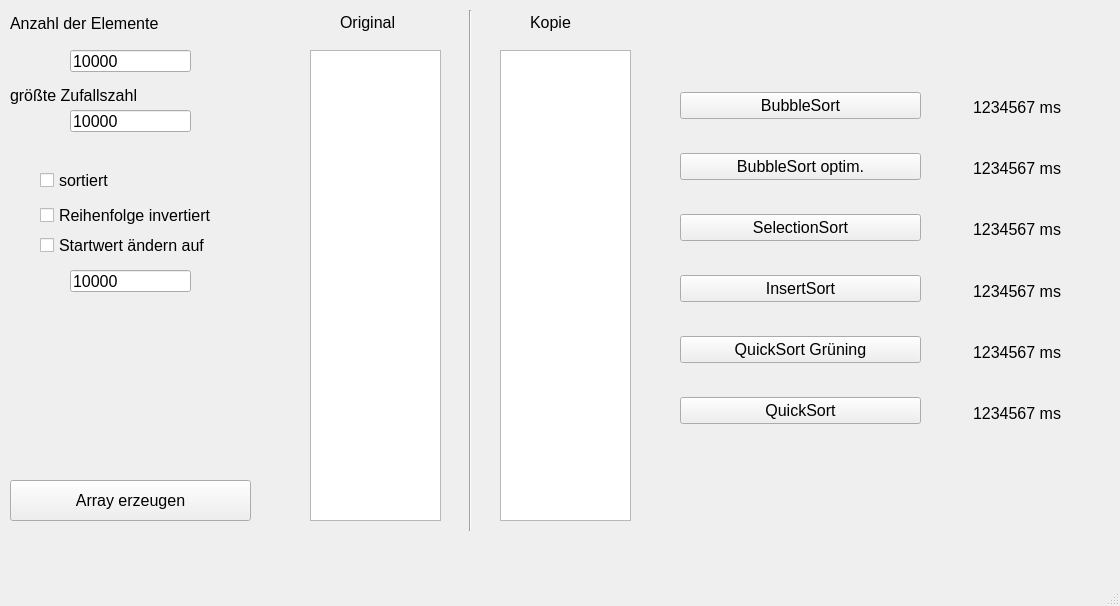
<?xml version="1.0" encoding="UTF-8"?>
<ui version="4.0">
 <class>MainWindow</class>
 <widget class="QMainWindow" name="MainWindow">
  <property name="geometry">
   <rect>
    <x>0</x>
    <y>0</y>
    <width>1120</width>
    <height>606</height>
   </rect>
  </property>
  <property name="font">
   <font>
    <pointsize>12</pointsize>
   </font>
  </property>
  <property name="windowTitle">
   <string>MainWindow</string>
  </property>
  <widget class="QWidget" name="centralwidget">
   <widget class="QLineEdit" name="edtAnzahlDerElemente">
    <property name="geometry">
     <rect>
      <x>70</x>
      <y>50</y>
      <width>121</width>
      <height>22</height>
     </rect>
    </property>
    <property name="font">
     <font>
      <pointsize>12</pointsize>
     </font>
    </property>
    <property name="text">
     <string>10000</string>
    </property>
   </widget>
   <widget class="QLabel" name="label">
    <property name="geometry">
     <rect>
      <x>10</x>
      <y>80</y>
      <width>181</width>
      <height>31</height>
     </rect>
    </property>
    <property name="font">
     <font>
      <pointsize>12</pointsize>
     </font>
    </property>
    <property name="text">
     <string>größte Zufallszahl</string>
    </property>
   </widget>
   <widget class="QLineEdit" name="edtGroessteZufallszahl">
    <property name="geometry">
     <rect>
      <x>70</x>
      <y>110</y>
      <width>121</width>
      <height>22</height>
     </rect>
    </property>
    <property name="font">
     <font>
      <pointsize>12</pointsize>
     </font>
    </property>
    <property name="text">
     <string>10000</string>
    </property>
   </widget>
   <widget class="QCheckBox" name="chkboxSortiert">
    <property name="geometry">
     <rect>
      <x>40</x>
      <y>170</y>
      <width>151</width>
      <height>20</height>
     </rect>
    </property>
    <property name="text">
     <string>sortiert</string>
    </property>
   </widget>
   <widget class="QCheckBox" name="chkboxReihenfolgeInvertiert">
    <property name="geometry">
     <rect>
      <x>40</x>
      <y>200</y>
      <width>221</width>
      <height>31</height>
     </rect>
    </property>
    <property name="text">
     <string>Reihenfolge invertiert</string>
    </property>
   </widget>
   <widget class="QCheckBox" name="chkbxStartwertAendern">
    <property name="geometry">
     <rect>
      <x>40</x>
      <y>230</y>
      <width>221</width>
      <height>31</height>
     </rect>
    </property>
    <property name="text">
     <string>Startwert ändern auf</string>
    </property>
   </widget>
   <widget class="QLineEdit" name="edtStartwert">
    <property name="geometry">
     <rect>
      <x>70</x>
      <y>270</y>
      <width>121</width>
      <height>22</height>
     </rect>
    </property>
    <property name="font">
     <font>
      <pointsize>12</pointsize>
     </font>
    </property>
    <property name="text">
     <string>10000</string>
    </property>
   </widget>
   <widget class="QPushButton" name="btnArrayErzeugen">
    <property name="geometry">
     <rect>
      <x>10</x>
      <y>480</y>
      <width>241</width>
      <height>41</height>
     </rect>
    </property>
    <property name="text">
     <string>Array erzeugen</string>
    </property>
   </widget>
   <widget class="QLabel" name="lblOriginalList">
    <property name="geometry">
     <rect>
      <x>340</x>
      <y>10</y>
      <width>69</width>
      <height>24</height>
     </rect>
    </property>
    <property name="font">
     <font>
      <pointsize>12</pointsize>
     </font>
    </property>
    <property name="text">
     <string>Original</string>
    </property>
   </widget>
   <widget class="QListWidget" name="listOriginal">
    <property name="geometry">
     <rect>
      <x>310</x>
      <y>50</y>
      <width>131</width>
      <height>471</height>
     </rect>
    </property>
    <property name="font">
     <font>
      <pointsize>12</pointsize>
     </font>
    </property>
   </widget>
   <widget class="QLabel" name="lblKopieList">
    <property name="geometry">
     <rect>
      <x>530</x>
      <y>10</y>
      <width>69</width>
      <height>24</height>
     </rect>
    </property>
    <property name="font">
     <font>
      <pointsize>12</pointsize>
     </font>
    </property>
    <property name="text">
     <string>Kopie</string>
    </property>
   </widget>
   <widget class="QListWidget" name="listKopie">
    <property name="geometry">
     <rect>
      <x>500</x>
      <y>50</y>
      <width>131</width>
      <height>471</height>
     </rect>
    </property>
    <property name="font">
     <font>
      <pointsize>12</pointsize>
     </font>
    </property>
   </widget>
   <widget class="Line" name="line">
    <property name="geometry">
     <rect>
      <x>460</x>
      <y>10</y>
      <width>20</width>
      <height>521</height>
     </rect>
    </property>
    <property name="orientation">
     <enum>Qt::Vertical</enum>
    </property>
   </widget>
   <widget class="QWidget" name="layoutWidget_AlgoBtns">
    <property name="geometry">
     <rect>
      <x>680</x>
      <y>64</y>
      <width>241</width>
      <height>391</height>
     </rect>
    </property>
    <layout class="QVBoxLayout" name="verticalLayout_AlgoBtns">
     <item>
      <widget class="QPushButton" name="btnBubbleSort">
       <property name="text">
        <string>BubbleSort</string>
       </property>
      </widget>
     </item>
     <item>
      <widget class="QPushButton" name="btnBubbleSortOptm">
       <property name="text">
        <string>BubbleSort optim.</string>
       </property>
      </widget>
     </item>
     <item>
      <widget class="QPushButton" name="btnSelectionSort">
       <property name="text">
        <string>SelectionSort</string>
       </property>
      </widget>
     </item>
     <item>
      <widget class="QPushButton" name="btnInsertSort">
       <property name="text">
        <string>InsertSort</string>
       </property>
      </widget>
     </item>
     <item>
      <widget class="QPushButton" name="btnQuickSortGruening">
       <property name="text">
        <string>QuickSort Grüning</string>
       </property>
      </widget>
     </item>
     <item>
      <widget class="QPushButton" name="btnQuickSort">
       <property name="text">
        <string>QuickSort</string>
       </property>
      </widget>
     </item>
    </layout>
   </widget>
   <widget class="QWidget" name="layoutWidget_Anzahl">
    <property name="geometry">
     <rect>
      <x>10</x>
      <y>10</y>
      <width>262</width>
      <height>26</height>
     </rect>
    </property>
    <layout class="QHBoxLayout" name="horizontalLayout">
     <item>
      <widget class="QLabel" name="lblAnzahlDerElemente">
       <property name="font">
        <font>
         <pointsize>12</pointsize>
        </font>
       </property>
       <property name="text">
        <string>Anzahl der Elemente</string>
       </property>
      </widget>
     </item>
    </layout>
   </widget>
   <widget class="QWidget" name="layoutWidget">
    <property name="geometry">
     <rect>
      <x>950</x>
      <y>80</y>
      <width>111</width>
      <height>361</height>
     </rect>
    </property>
    <layout class="QVBoxLayout" name="verticalLayout_ALgoTimerLabels">
     <item>
      <widget class="QLabel" name="lblTimeBubbleSort">
       <property name="text">
        <string>1234567 ms</string>
       </property>
       <property name="alignment">
        <set>Qt::AlignRight|Qt::AlignTrailing|Qt::AlignVCenter</set>
       </property>
      </widget>
     </item>
     <item>
      <widget class="QLabel" name="lblTimeBubbleSortOptm">
       <property name="text">
        <string>1234567 ms</string>
       </property>
       <property name="alignment">
        <set>Qt::AlignRight|Qt::AlignTrailing|Qt::AlignVCenter</set>
       </property>
      </widget>
     </item>
     <item>
      <widget class="QLabel" name="lblTimeSelectionSort">
       <property name="text">
        <string>1234567 ms</string>
       </property>
       <property name="alignment">
        <set>Qt::AlignRight|Qt::AlignTrailing|Qt::AlignVCenter</set>
       </property>
      </widget>
     </item>
     <item>
      <widget class="QLabel" name="lblTimeInsertSort">
       <property name="text">
        <string>1234567 ms</string>
       </property>
       <property name="alignment">
        <set>Qt::AlignRight|Qt::AlignTrailing|Qt::AlignVCenter</set>
       </property>
      </widget>
     </item>
     <item>
      <widget class="QLabel" name="lblTimeQuickSortGruening">
       <property name="text">
        <string>1234567 ms</string>
       </property>
       <property name="alignment">
        <set>Qt::AlignRight|Qt::AlignTrailing|Qt::AlignVCenter</set>
       </property>
      </widget>
     </item>
     <item>
      <widget class="QLabel" name="lblTimeQuickSort">
       <property name="text">
        <string>1234567 ms</string>
       </property>
       <property name="alignment">
        <set>Qt::AlignRight|Qt::AlignTrailing|Qt::AlignVCenter</set>
       </property>
      </widget>
     </item>
    </layout>
   </widget>
  </widget>
  <widget class="QMenuBar" name="menubar">
   <property name="geometry">
    <rect>
     <x>0</x>
     <y>0</y>
     <width>1120</width>
     <height>26</height>
    </rect>
   </property>
  </widget>
  <widget class="QStatusBar" name="statusbar"/>
 </widget>
 <resources/>
 <connections/>
</ui>
